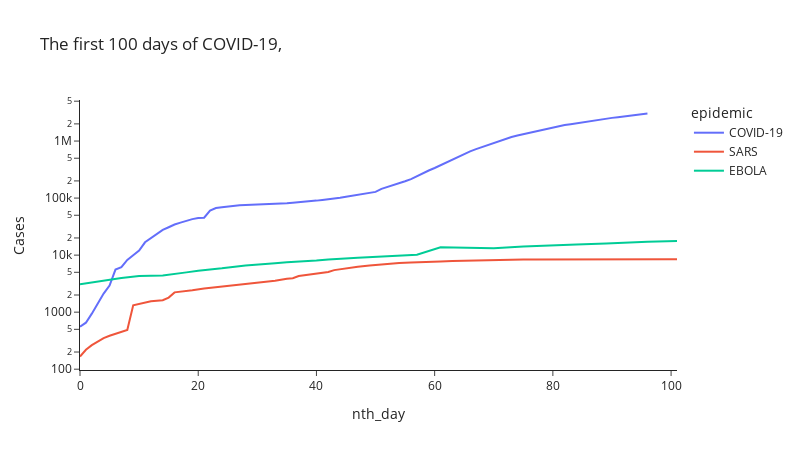

The code cell stored with this chart in its notebook:
### Code cell
fig = px.line(data_frame=temp, x="nth_day", y="Cases", color='epidemic', range_x=[0, 101], height=600, width=700, title='The first 100 days of COVID-19, ')

fig.update_yaxes(type="log")

""" fig.update_layout(shapes=[
    dict(
      type= 'line',
      yref= 'y', y0 = max(e_dbd['Cases']), y1 = max(e_dbd['Cases']),
      xref= 'paper', x0 = 0, x1 = 1
    )
]) """

fig.update_layout(template='simple_white')


fig.update_layout(
    autosize=False,
    width=800,
    height=450)

fig.write_image("images/linear_comparison.pdf")
fig.show()

### Figure 1 — Plotly figure (JSON) as saved in the notebook; plotly's stock layout.template omitted (floating-point values rounded to 4 significant figures; data arrays with more than 128 entries replaced by an {"elided": "..."} marker saying what was removed)
{"data": [{"hovertemplate": "epidemic=COVID-19<br>nth_day=%{x}<br>Cases=%{y}<extra></extra>", "legendgroup": "COVID-19", "line": {"color": "#636efa", "dash": "solid"}, "mode": "lines", "name": "COVID-19", "showlegend": true, "type": "scatter", "x": [0, 1, 2, 3, 4, 5, 6, 7, 8, 9, 10, 11, 12, 13, 14, 15, 16, 17, 18, 19, 20, 21, 22, 23, 24, 25, 26, 27, 28, 29, 30, 31, 32, 33, 34, 35, 36, 37, 38, 39, 40, 41, 42, 43, 44, 45, 46, 47, 48, 49, 50, 51, 52, 53, 54, 55, 56, 57, 58, 59, 60, 61, 62, 63, 64, 65, 66, 67, 68, 69, 70, 71, 72, 73, 74, 75, 76, 77, 78, 79, 80, 81, 82, 83, 84, 85, 86, 87, 88, 89, 90, 91, 92, 93, 94, 95, 96], "xaxis": "x", "y": [555, 654, 941, 1434, 2118, 2927, 5578, 6166, 8234, 9927, 12038, 16787, 19881, 23892, 27635, 30794, 34391, 37120, 40150, 42762, 44802, 45221, 60368, 66885, 69030, 71224, 73258, 75136, 75639, 76197, 76819, 78572, 78958, 79561, 80406, 81388, 82746, 84112, 86011, 88369, 90306, 92840, 95120, 97886, 101801, 105847, 109821, 113590, 118620, 125875, 128352, 145219, 156116, 167466, 181603, 197113, 214846, 242616, 272247, 304555, 337018, 378282, 418079, 467723, 529701, 593423, 660824, 720285, 782490, 857608, 932638, 1013458, 1095876, 1176059, 1249737, 1321427, 1396438, 1480200, 1565538, 1657929, 1736025, 1835164, 1905192, 1975581, 2055506, 2151872, 2239723, 2317339, 2400843, 2471759, 2548821, 2624107, 2707742, 2811603, 2897624, 2972363, 3041764], "yaxis": "y"}, {"hovertemplate": "epidemic=SARS<br>nth_day=%{x}<br>Cases=%{y}<extra></extra>", "legendgroup": "SARS", "line": {"color": "#EF553B", "dash": "solid"}, "mode": "lines", "name": "SARS", "showlegend": true, "type": "scatter", "x": [0, 1, 2, 3, 4, 5, 7, 8, 9, 10, 11, 12, 14, 15, 16, 17, 18, 19, 21, 22, 23, 24, 25, 26, 28, 29, 30, 31, 32, 33, 35, 36, 37, 38, 39, 40, 42, 43, 44, 45, 46, 47, 49, 50, 51, 52, 53, 54, 56, 57, 58, 59, 60, 61, 63, 64, 65, 66, 67, 68, 70, 71, 72, 73, 74, 75, 77, 78, 79, 80, 81, 84, 85, 86, 87, 88, 91, 92, 93, 94, 95, 98, 99, 100, 101, 102, 105, 106, 107, 108, 109, 112, 113, 114, 115, 116], "xaxis": "x", "y": [167, 219, 264, 306, 350, 386, 456, 487, 1323, 1408, 1485, 1550, 1622, 1804, 2223, 2270, 2353, 2416, 2601, 2671, 2722, 2781, 2890, 2960, 3169, 3235, 3293, 3389, 3547, 3547, 3861, 3947, 4288, 4435, 4645, 4832, 5046, 5458, 5659, 5861, 6050, 6230, 6579, 6723, 6899, 7049, 7179, 7292, 7441, 7542, 7622, 7693, 7733, 7755, 7858, 7913, 7950, 8046, 8111, 8135, 8196, 8215, 8240, 8295, 8311, 8354, 8379, 8393, 8397, 8398, 8399, 8416, 8425, 8430, 8440, 8449, 8455, 8459, 8460, 8457, 8456, 8454, 8453, 8455, 8451, 8445, 8447, 8440, 8437, 8434, 8434, 8434, 8431, 8431, 8432, 8432], "yaxis": "y"}, {"hovertemplate": "epidemic=EBOLA<br>nth_day=%{x}<br>Cases=%{y}<extra></extra>", "legendgroup": "EBOLA", "line": {"color": "#00cc96", "dash": "solid"}, "mode": "lines", "name": "EBOLA", "showlegend": true, "type": "scatter", "x": {"elided": "259 int values"}, "xaxis": "x", "y": {"elided": "259 int values"}, "yaxis": "y"}], "layout": {"autosize": false, "height": 450, "legend": {"title": {"text": "epidemic"}, "tracegroupgap": 0}, "title": {"text": "The first 100 days of COVID-19, "}, "width": 800, "xaxis": {"anchor": "y", "domain": [0, 1], "range": [0, 101], "title": {"text": "nth_day"}}, "yaxis": {"anchor": "x", "domain": [0, 1], "title": {"text": "Cases"}, "type": "log"}}}
